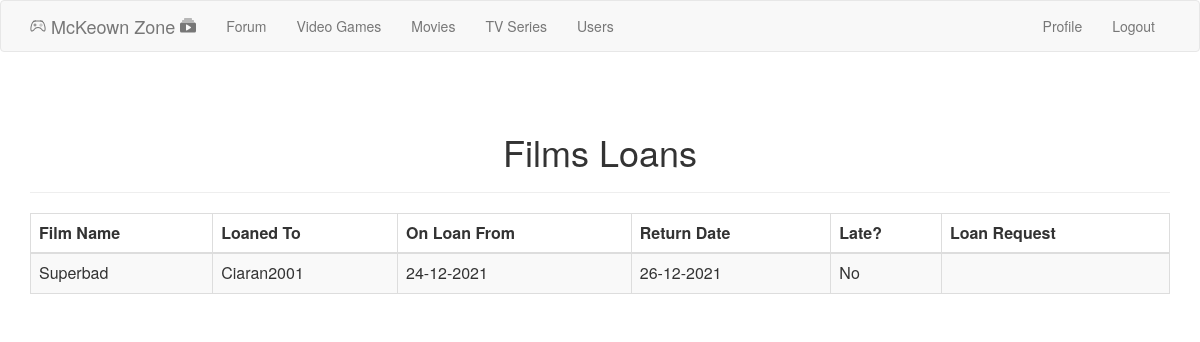
The app's page /admin/filmloans (signed in), older data.
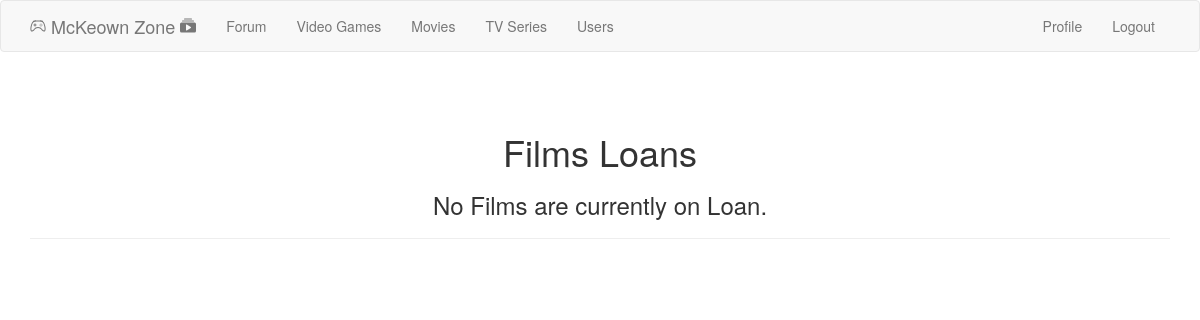
The same page, newer data.
### app/models.py (models this page shows, shortened)
class FilmBooking(db.Model):
    bookingid = db.Column(db.Integer, primary_key=True, autoincrement=True)
    userid = db.Column(db.Integer, db.ForeignKey('user.id'))
    filmid = db.Column(db.Integer, db.ForeignKey('film.id'))
    fromdate = db.Column(db.DateTime)
    todate = db.Column(db.DateTime)
    req_date = db.Column(db.DateTime)

class Film(db.Model):
	id = db.Column(db.Integer, primary_key=True)
	name = db.Column(db.String(50))
	description = db.Column(db.String(250))
	release_year = db.Column(db.Integer)
	rating = db.Column(db.Integer)
	loan_status = db.Column(db.String(150))
	last_update = db.Column(db.DateTime, default=datetime.utcnow)

class User(UserMixin, db.Model):
	id = db.Column(db.Integer, primary_key=True)
	username = db.Column(db.String(64), index=True, unique=True)
	first_name = db.Column(db.String(64))
	last_name = db.Column(db.String(64))
	email = db.Column(db.String(120), index=True, unique=True)
	password_hash = db.Column(db.String(128))
	posts = db.relationship('Post', backref='author', lazy='dynamic')
	about_me = db.Column(db.String(140))
	last_seen = db.Column(db.DateTime, default= datetime.utcnow)
	Address_id = db.Column(db.Integer, db.ForeignKey('address.id', ondelete='CASCADE'))
	is_admin = db.Column(db.Boolean, default=False)
	followed = db.relationship(
		'User',
		secondary=followers,
		primaryjoin = (followers.c.follower_id == id),
		secondaryjoin = (followers.c.followed_id == id),
		backref= db.backref('followers', lazy='dynamic'),
		lazy='dynamic')

### app/routes.py (the view)
@app.route('/admin/filmloans')
@login_required
def film_loans():
	check_admin()
	loans = FilmBooking.query.all()
	return render_template ('filmloan.html', loans=loans, film=Film(), user=User(), datetime=datetime, title= "Loans")

### app/models.py (called while the page is built)
@login.user_loader
def load_user(id):
	return User.query.get(int(id));

### app/routes.py (called while the page is built)
@app.before_request
def before_request():
	if current_user.is_authenticated:
		current_user.last_seen = datetime.utcnow()
		db.session.commit()

def check_admin():
	if not current_user.is_admin:
		abort(403)

### app/templates/filmloan.html (shortened to what this page needs)
<link rel= "stylesheet" type= "text/css" href= "{{ url_for('static',filename='styles/style.css') }}">
{% import "bootstrap/utils.html" as utils %}
{% extends "base.html" %}
{% block app_content %}
<div class="content-section">
  <div class="outer">
    <div class="middle">
      <div class="inner">
        <br/>
        <br/>
        <h1 style="text-align:center;">Films Loans</h1>
        {% if loans %}
          <hr class="intro-divider">
          <div class="center">
              <table class="table table-hover table-striped table-bordered">
              <thead>
                <tr class="table-info">
                  <th scope="col"> Film Name </th> </div>
                  <th scope="col"> Loaned To </th>
                  <th scope="col"> On Loan From </th>
                  <th scope="col"> Return Date </th>
                  <th scope="col"> Late? </th>
                  <th scope="col"> Loan Request </th>
              <tbody>
              {% for loan in loans %}
              <tr>
                <td> {{ film.query.filter_by(id=loan.filmid).first().name }} </td>
                <td> {{ user.query.filter_by(id=loan.userid).first().username }} </td>
                <td> {{ loan.fromdate.strftime('%d-%m-%Y') }} </td>
                <td> {{ loan.todate.strftime('%d-%m-%Y') }} </td>
                <td>
                  {% if loan.todate < datetime.utcnow() %}
                  Late
                  {% else %}
                  No
                  {% endif %}
                </td>
                <td>
              </td>
                </tr>
              {% endfor %}
              </tbody>
          </div>
          <div style="text-align: center">
        {% else %}
          <div style="text-align: center">
            <h3> No Films are currently on Loan. </h3>
            <hr class="intro-divider">
        {% endif %}
        </div>
      </div>
    </div>
  </div>
</div>
{% endblock %}

Row changes from the older to the newer data that the page shows:
removed FilmBooking: query.filter_by "Superbad", query.filter_by "Ciaran2001", fromdate "24-12-2021", todate "26-12-2021", shows "No"
Text that changed along with them:
text no longer shown: "Film Name Loaned To On Loan From Return Date Late? Loan Request"
text now shown: "No Films are currently on Loan."
